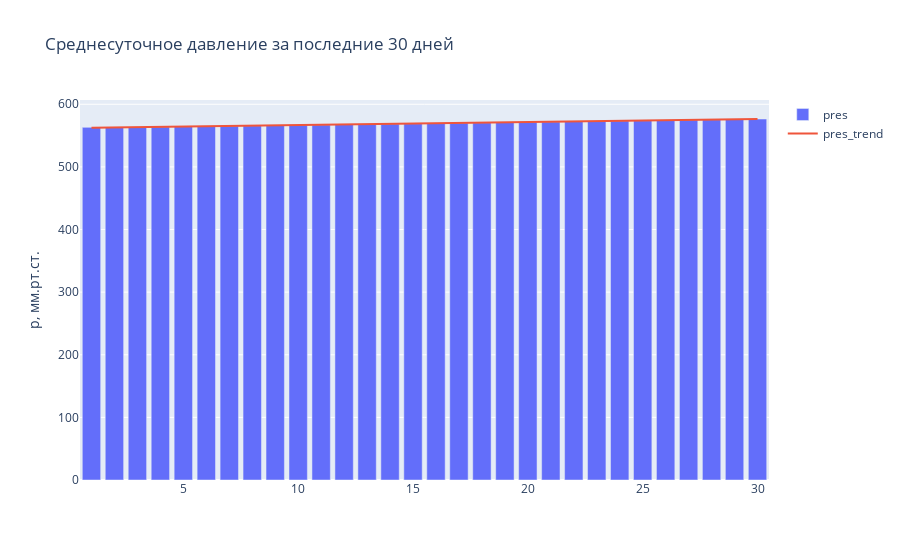

Write notebook code for a chart like this one.
### Code cell
x = mean_by_day_df.index
y = mean_by_day_df.pres.values
name_line = 'pres'
name_plot = 'Среднесуточное давление за последние 30 дней'
name_y_axis = 'p, мм.рт.ст.'
name_line_trend = name_line + '_trend'

trace1 = go.Bar(x=x, y=y, name=name_line, yaxis='y1')

trace2 = go.Scatter(x=x, y=lowess(y, x)[:, 1].round(2),
                    mode='lines',
                    name=name_line_trend,
                    yaxis='y1'
                   )

data_fig = [trace1, trace2]
layout = go.Layout(title=name_plot,
                   yaxis=dict(title=name_y_axis),
                  )

fig = go.Figure(data=data_fig, layout=layout)
fig.show()

### Figure 1 — Plotly figure (JSON) as saved in the notebook; plotly's stock layout.template omitted (floating-point values rounded to 4 significant figures)
{"data": [{"name": "pres", "type": "bar", "x": [1, 2, 3, 4, 5, 6, 7, 8, 9, 10, 11, 12, 13, 14, 15, 16, 17, 18, 19, 20, 21, 22, 23, 24, 25, 26, 27, 28, 29, 30], "y": [563.1, 562.9, 563.5, 563.9, 564.5, 564.9, 565.3, 565.9, 566.4, 566.9, 567.3, 567.7, 568.2, 568.7, 569.2, 569.7, 570.2, 570.7, 571.1, 571.6, 572.1, 572.6, 573.0, 573.6, 574.0, 574.5, 574.9, 575.5, 576.0, 576.5], "yaxis": "y"}, {"mode": "lines", "name": "pres_trend", "type": "scatter", "x": [1, 2, 3, 4, 5, 6, 7, 8, 9, 10, 11, 12, 13, 14, 15, 16, 17, 18, 19, 20, 21, 22, 23, 24, 25, 26, 27, 28, 29, 30], "y": [562.5, 563.0, 563.5, 563.9, 564.4, 564.9, 565.4, 565.8, 566.3, 566.8, 567.3, 567.8, 568.2, 568.7, 569.2, 569.7, 570.1, 570.6, 571.1, 571.6, 572.1, 572.6, 573.0, 573.5, 574.0, 574.5, 575, 575.5, 576.0, 576.5], "yaxis": "y"}], "layout": {"autosize": true, "title": {"text": "Среднесуточное давление за последние 30 дней"}, "xaxis": {"autorange": true, "range": [0.5, 30.5], "type": "linear"}, "yaxis": {"autorange": true, "range": [0, 606.8], "title": {"text": "p, мм.рт.ст."}, "type": "linear"}}}
